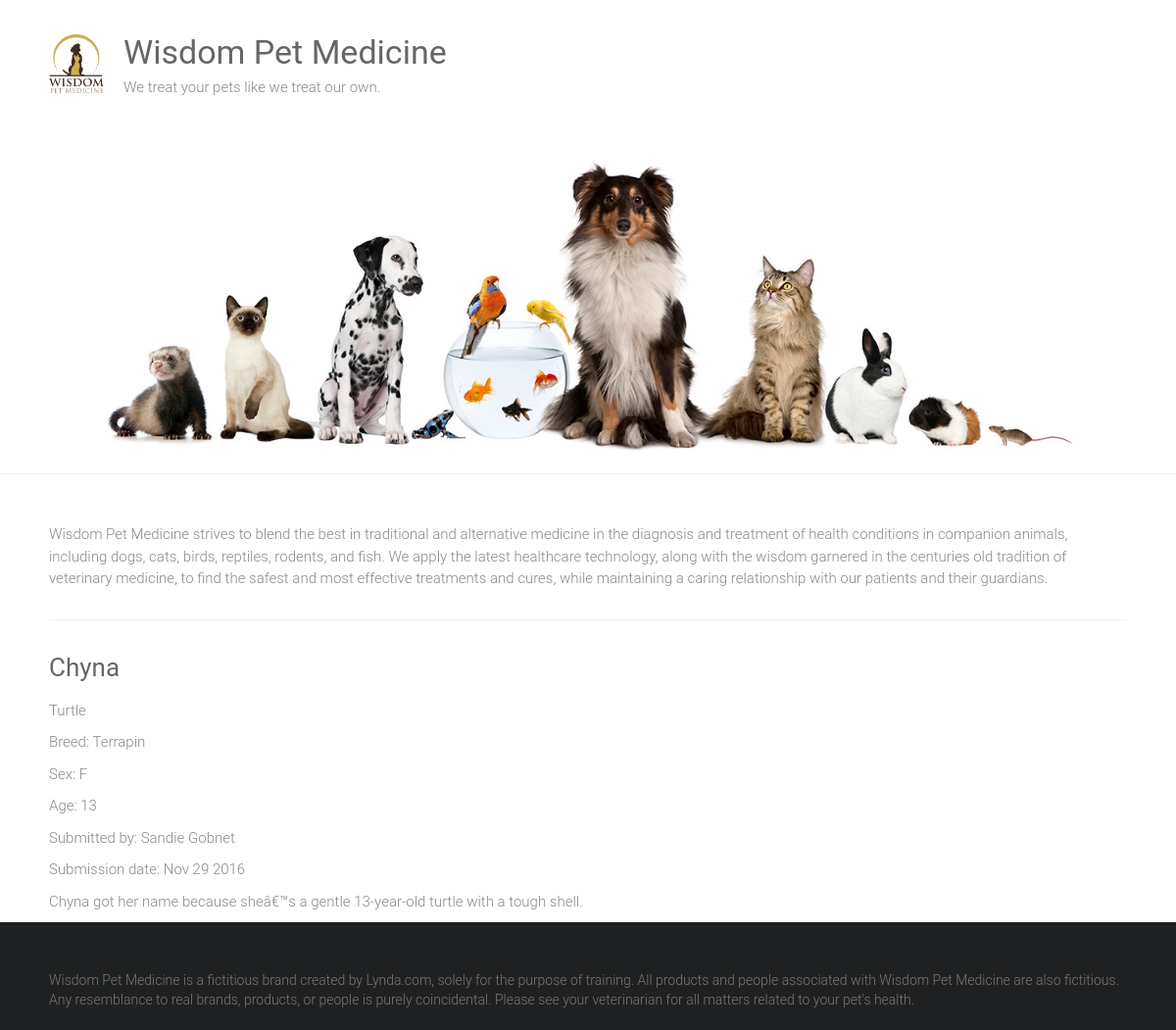
The app's page /adoptions/5/, older data.
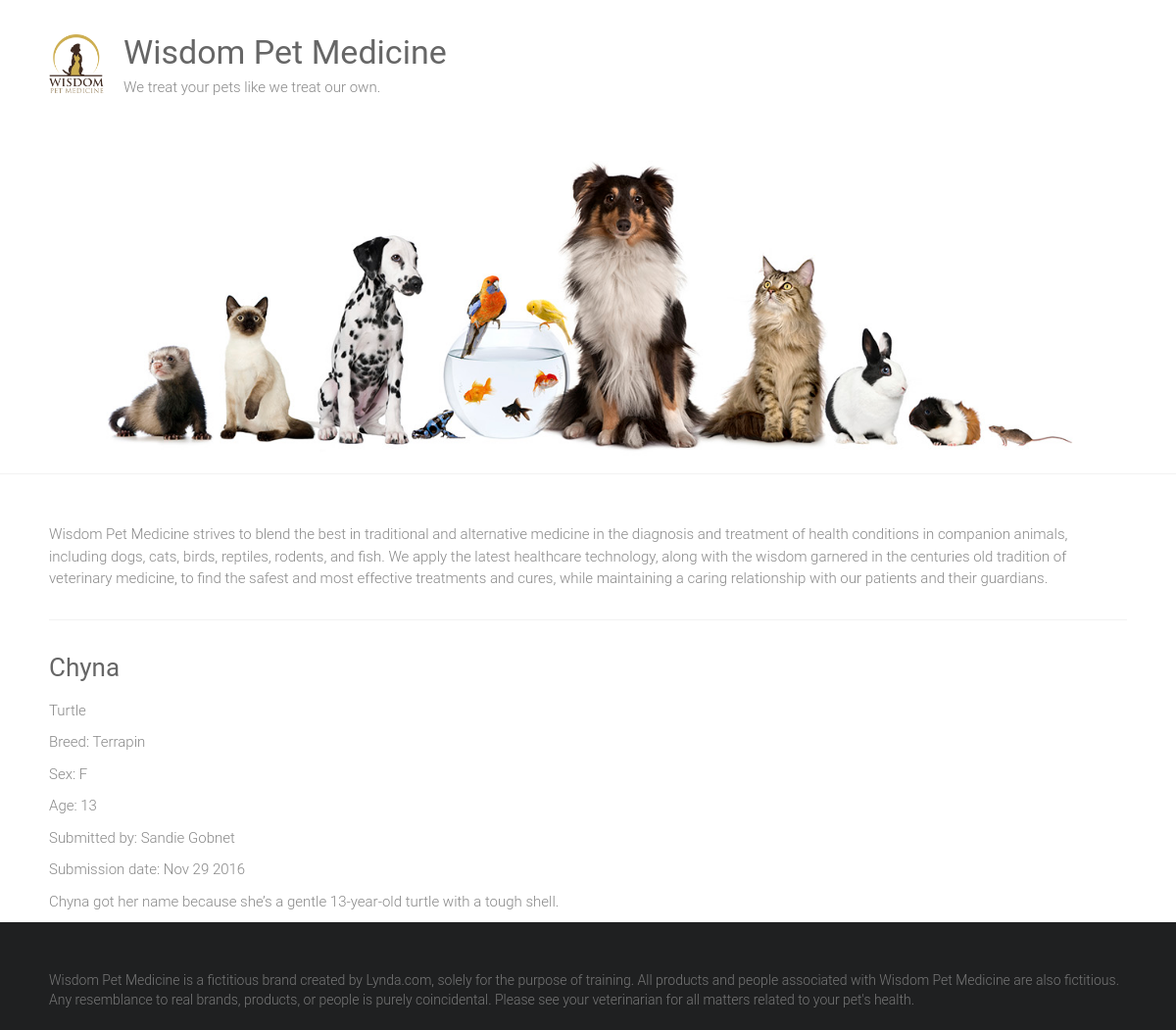
The same page, newer data.
### adoptions/models.py (models this page shows)
class Pet(models.Model):
    SEX_CHOICES = [('M', 'Male'), ('F', 'Female')]
    name = models.CharField(max_length=100)
    submitter = models.CharField(max_length=100)
    species = models.CharField(max_length=30)
    breed = models.CharField(max_length=30, blank=True)
    description = models.TextField()
    sex = models.CharField(choices=SEX_CHOICES, max_length=1, blank=True)
    submission_date = models.DateTimeField()
    age = models.IntegerField(null=True)
    vaccinations = models.ManyToManyField('Vaccine', blank=True)

### adoptions/views.py (the view)
# urls.py: url(r'^adoptions/(\d+)/', views.pet_detail, name='pet_detail'),
def pet_detail(request, id):
    try:
        pet = Pet.objects.get(id=id)
    except Pet.DoesNotExist:
        raise Http404('Pet not found')
    return render(request, 'pet_detail.html', {'pet': pet})

### adoptions/templates/pet_detail.html (shortened to what this page needs)
{% extends "base.html" %}
{% block content %}
<div>
  <h3>{{ pet.name|capfirst }}</h3>
  <p>{{ pet.species }}</p>
  {% if pet.breed %}
    <p>Breed: {{ pet.breed }}</p>
  {% endif %}
  {% if pet.sex %}
    <p>Sex: {{ pet.sex }}</p>
  {% endif %}
  {% if pet.age %}
    <p>Age: {{ pet.age }}</p>
  {% endif %}
  <p>Submitted by: {{ pet.submitter }}</p>
  <p>Submission date: {{ pet.submission_date|date:"M d Y" }}</p>
  <p>{{ pet.description }}</p>
</div>
{% endblock %}

### adoptions/templates/base.html (shortened to what this page needs)
{% load static %}
<html lang="en-US">
    <head>
        <link rel="stylesheet" id="ample-style-css" href="{% static 'style.css' %}" type="text/css" media="all">
    </head>
    <body class="wide">
        <div id="page" class="hfeed site">
            <header>
                <div class="header">
                    <div class="main-head-wrap inner-wrap clearfix">
                        <div id="header-logo-image">
                            <a href="/">
                                <img src="{% static 'images/logo.png' %}" alt="Wisdom Pet Medicine">
                            </a>
                        </div>
                        <div id="header-text" class="">
                            <h1 id="site-title">
                                <a href="/" title="Wisdom Pet Medicine" rel="home">Wisdom Pet Medicine</a>
                            </h1>
                            <p>We treat your pets like we treat our own.</p>
                        </div>
                    </div>
                    <img src="{% static 'images/header.jpg' %}" alt="Wisdom Pet Medicine">
                </div>
            </header>
            <div class="main-wrapper">
                <div class="single-page clearfix">
                    <div class="inner-wrap">
                        <p>Wisdom Pet Medicine strives to blend the best in traditional and alternative medicine in the diagnosis and treatment of health conditions in companion animals, including dogs, cats, birds, reptiles, rodents, and fish. We apply the latest healthcare technology, along with the wisdom garnered in the centuries old tradition of veterinary medicine, to find the safest and most effective treatments and cures, while maintaining a caring relationship with our patients and their guardians.</p>
                        <hr>
                        <div>
                        {% block content %}
                        {% endblock %}
                        </div>
                    </div>
                </div>
            </div>
            <footer id="colophon">
                <div class="inner-wrap">
                    Wisdom Pet Medicine is a fictitious brand created by Lynda.com, solely for the purpose of training. All products and people associated with Wisdom Pet Medicine are also fictitious. Any resemblance to real brands, products, or people is purely coincidental. Please see your veterinarian for all matters related to your pet's health.
                </div>
            </footer>
        </div>
    </body>
</html>

### static/style.css (style rules this page uses)
html, body, div, span, applet, object, iframe, h1, h2, h3, h4, h5, h6, p, blockquote, pre, a, abbr, acronym, address, big, cite, code, del, dfn, em, font, ins, kbd, q, s, samp, small, strike, strong, sub, sup, tt, var, dl, dt, dd, ol, ul, li, fieldset, form, label, legend, table, caption, tbody, tfoot, thead, tr, th, td { border: 0; font: inherit; font-size: 100%; font-style: inherit; font-weight: inherit; margin: 0; outline: 0; padding: 0; vertical-align: baseline; }
html { overflow-y: scroll; -webkit-text-size-adjust: 100%; -ms-text-size-adjust: 100%; }
article, aside, details, figcaption, figure, footer, header, main, nav, section { display: block; }
h1, h2, h3, h4, h5, h6 { color: #666666; line-height: 1.4; padding-bottom: 15px; font-weight: normal; }
h1 { font-size: 30px; }
h3 { font-size: 26px; }
body, button, input, select, textarea { color: #888888; font-size: 15px; line-height: 1.5; font-family: 'Roboto', sans-serif; font-weight: 300; }
p { color: #888888; font-size: 15px; line-height: 1.5; margin-bottom: 15px; font-weight: 300; }
body { background: #f2f2f2; }
hr { border-color: #f2f2f2; border-style: solid none none; border-width: 1px 0 0; height: 0; margin: 30px 0; }
a { color: #80abc8; text-decoration: none; -webkit-transition: 0.25s ease-in-out; -moz-transition: 0.25s ease-in-out; transition: 0.25s ease-in-out; -ms-transition: 0.25s ease-in-out; -o-transition: 0.25s ease-in-out; }
img { max-width: 100%; height: auto; vertical-align: top; margin-bottom: 18px; }
a img { border: 0; }
.clearfix:after { visibility: hidden; display: block; font-size: 0; content: " "; clear: both; height: 0; }
.clearfix { display: inline-block; }
.clearfix { display: block; }
body { padding-top: 30px; padding-bottom: 30px; }
body.wide { padding-top: 0; padding-bottom: 0; }
#page { background-color: #ffffff; margin: 0 auto; max-width: 1180px; box-shadow: 0 1px 2px 0 rgba(0, 0, 0, 0.1); }
.wide #page { max-width: 100%; }
.inner-wrap { max-width: 1100px; margin: 0 auto; }
.main-head-wrap { padding: 30px 0; }
.header { border-bottom: 1px solid #f2f2f2; }
#header-logo-image { float: left; padding: 5px 20px 5px 0; max-width: 100%; }
#header-logo-image img { margin-bottom: 0px; max-height: 60px; height: auto; width: auto; }
#header-text { float: left; padding-right: 20px; }
#site-title { padding-bottom: 0; }
#site-title a { color: #666666; font-size: 34px; }
.single-page { margin-top: 50px; }
.single-page p { margin-bottom: 10px; }
#colophon { font-size: 14px; clear: both; color: #777; background-color: #1f2021; overflow: hidden; padding: 50px 0 20px; }
#colophon, #colophon p { font-size: 14px; line-height: 1.4; }

Row changes from the older to the newer data that the page shows:
changed Pet "Chyna": description "Chyna got her name because sheâ€™s a gentle 13-year-old turtle with a tough shell." → "Chyna got her name because she’s a gentle 13-year-old turtle with a tough shell."
